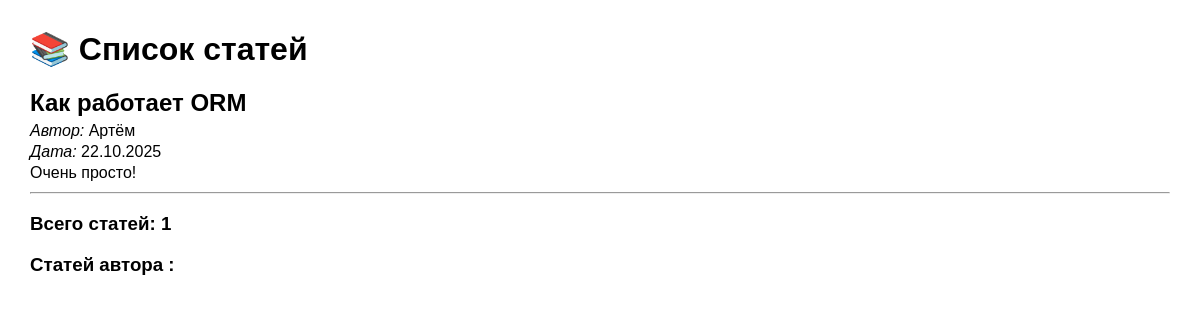
/blog/articles/, run on an earlier commit of the app's database.
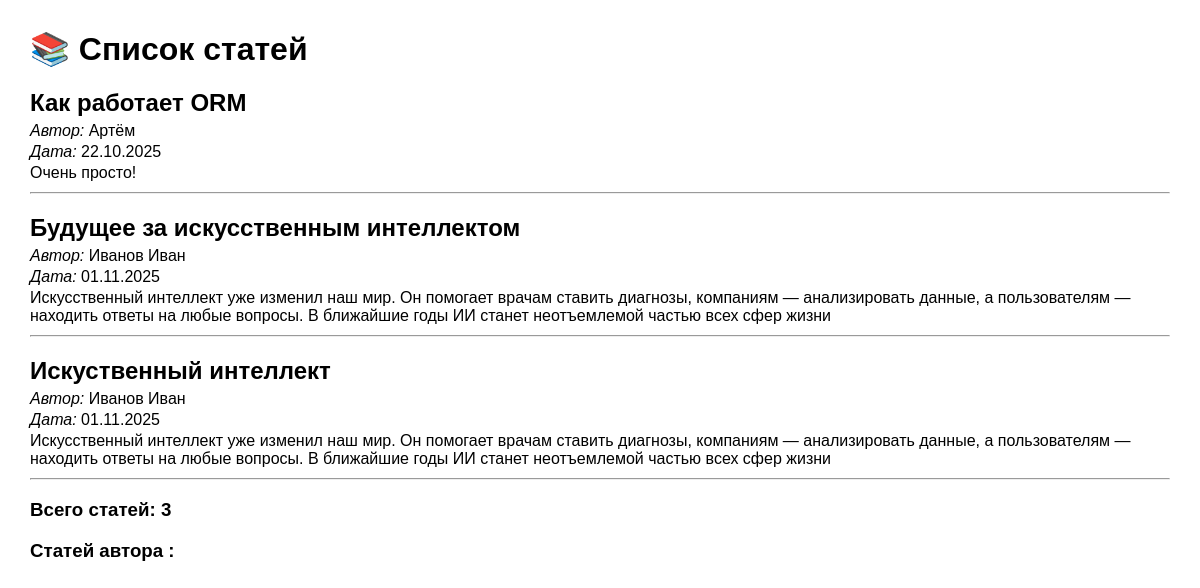
And on a later commit of the database.
### blog/models.py (models this page shows, shortened)
class Article(models.Model):
   title = models.CharField(max_length=100)
   content = models.TextField()
   author = models.ForeignKey(Author, on_delete=models.CASCADE)
   tags = models.ManyToManyField(Tag)  # связь многие ко многим
   created_at = models.DateTimeField(auto_now_add=True)

class Author(models.Model):
   name = models.CharField(max_length=50)
   email = models.EmailField(unique=True)
   def __str__(self):
       return self.name

### blog/views.py (the view)
# urls.py: path('articles/', views.articles_view, name='articles'),
def articles_view(request):
    articles = Article.objects.all()
    total_count = articles.count()
    context = {
        'articles': articles,
        'total_count': total_count
    }
    return render(request, 'blog/articles.html', context)

### blog/templates/blog/articles.html (shortened to what this page needs)
<!DOCTYPE html>
<html lang="ru">
<head>
</head>
<body>
    <h1>📚 Список статей</h1>
    {% for article in articles %}
        <h2><b>{{ article.title }}</b></h2>
        <p><i>Автор:</i> {{ article.author }}</p>
        <p><i>Дата:</i> {{ article.created_at|date:"d.m.Y" }}</p>
        <p>{{ article.content }}</p>
        <hr>
    {% empty %}
        <p>Нет статей с контентом длиннее 50 символов.</p>
    {% endfor %}
    <h3>Всего статей: {{ total_count }}</h3>
    <h3>Статей автора {{ author_name }}: {{ author_count }}</h3>
</body>
</html>

What changed in the data, as far as the page shows it:
added Article: title "Будущее за искусственным интеллектом", author "Иванов Иван", created_at "01.11.2025", content "Искусственный интеллект уже изменил наш мир. Он помогает врачам ставить диагнозы, компаниям — анализировать данные, а пользователям — находить ответы на любые вопросы. В ближайшие годы ИИ станет неотъемлемой частью всех сфер жизни"
added Article: title "Искуственный интеллект", author "Иванов Иван", created_at "01.11.2025", content "Искусственный интеллект уже изменил наш мир. Он помогает врачам ставить диагнозы, компаниям — анализировать данные, а пользователям — находить ответы на любые вопросы. В ближайшие годы ИИ станет неотъемлемой частью всех сфер жизни"
Also different on the page:
{{ total_count }}: "1" → "3"
